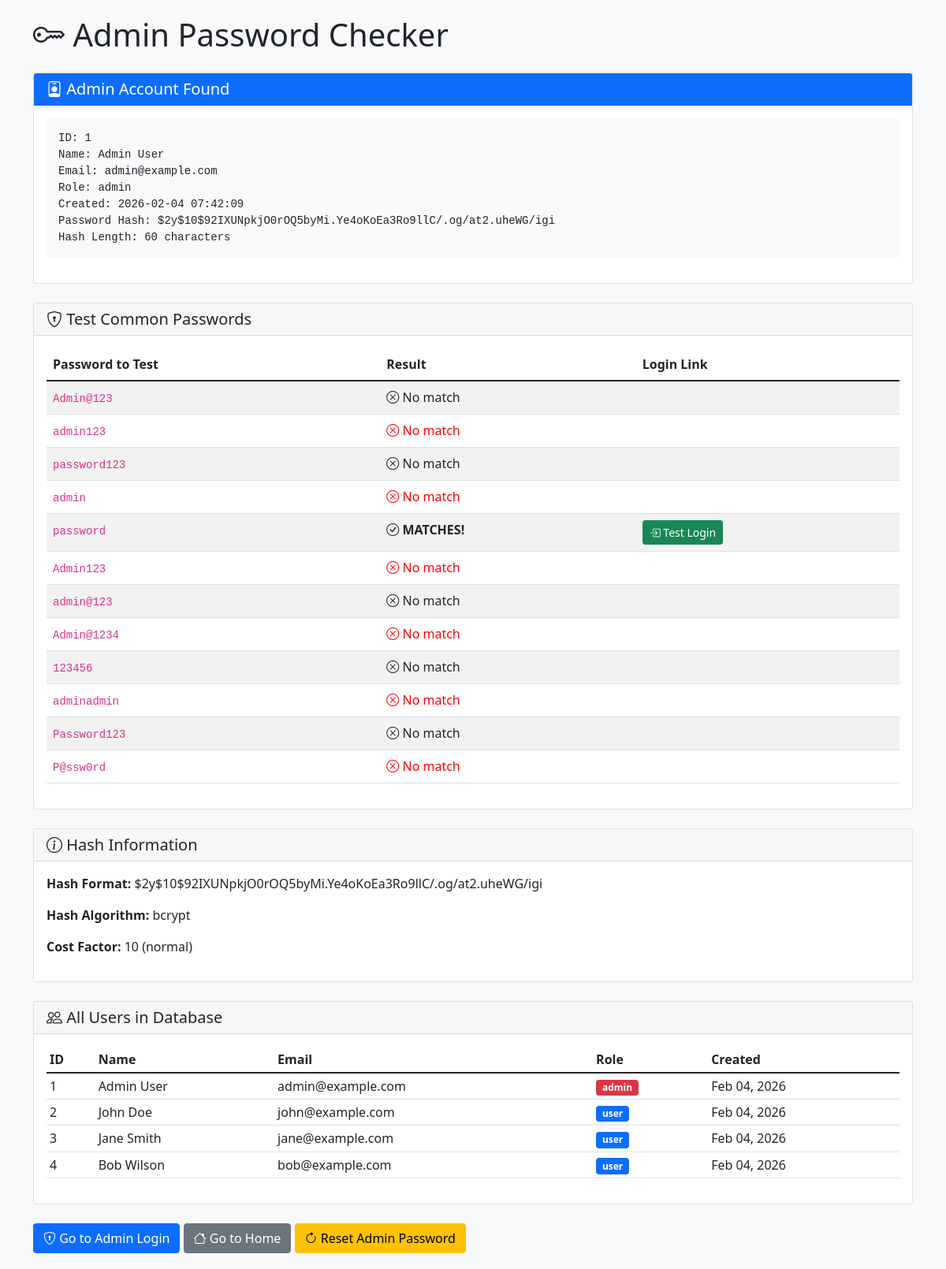
Screenshot of /check_admin_password.php with the database file from the repository.
### tables this page shows
CREATE TABLE users (
    id INT PRIMARY KEY AUTO_INCREMENT,
    name VARCHAR(100) NOT NULL,
    email VARCHAR(100) UNIQUE NOT NULL,
    password VARCHAR(255) NOT NULL,
    role ENUM('user', 'admin') DEFAULT 'user',
    created_at TIMESTAMP DEFAULT CURRENT_TIMESTAMP
);

### check_admin_password.php (the view, shortened to what this page needs)
<?php
$database = new Database();
$db = $database->getConnection();
echo "<!DOCTYPE html>
<html>
<head>
    <title>Check Admin Password</title>
    <link href='https://cdn.jsdelivr.net/npm/bootstrap@5.1.3/dist/css/bootstrap.min.css' rel='stylesheet'>
    <link rel='stylesheet' href='https://cdn.jsdelivr.net/npm/bootstrap-icons@1.8.1/font/bootstrap-icons.css'>
    <style>
        body { padding: 20px; background-color: #f8f9fa; }
        .match { color: green; font-weight: bold; }
        .nomatch { color: red; }
        pre { background: #f8f9fa; padding: 15px; border-radius: 5px; }
    </style>
</head>
<body>
    <div class='container'>
        <h1 class='mb-4'><i class='bi bi-key'></i> Admin Password Checker</h1>";
try {
    $query = "SELECT id, name, email, password, role, created_at FROM users WHERE email = 'admin@example.com'";
    $stmt = $db->query($query);
    if($stmt->rowCount() == 0) {
        echo "<div class='alert alert-danger'>
                <i class='bi bi-exclamation-triangle'></i> No admin account found with email: admin@example.com
              </div>";
        $all_admins = $db->query("SELECT email, role FROM users WHERE role = 'admin'")->fetchAll();
        if(count($all_admins) > 0) {
            echo "<div class='alert alert-info'>
                    <h5>Existing Admin Accounts:</h5>";
            foreach($all_admins as $admin) {
                echo "<p><strong>" . htmlspecialchars($admin['email']) . "</strong> - Role: " . $admin['role'] . "</p>";
            }
            echo "</div>";
        }
    } else {
        $admin = $stmt->fetch(PDO::FETCH_ASSOC);
        echo "<div class='card mb-4'>
                <div class='card-header bg-primary text-white'>
                    <h5 class='mb-0'><i class='bi bi-person-badge'></i> Admin Account Found</h5>
                </div>
                <div class='card-body'>
                    <pre>";
        echo "ID: " . $admin['id'] . "\n";
        echo "Name: " . htmlspecialchars($admin['name']) . "\n";
        echo "Email: " . htmlspecialchars($admin['email']) . "\n";
        echo "Role: " . $admin['role'] . "\n";
        echo "Created: " . $admin['created_at'] . "\n";
        echo "Password Hash: " . $admin['password'] . "\n";
        echo "Hash Length: " . strlen($admin['password']) . " characters\n";
        echo "</pre>
                </div>
            </div>";
        echo "<div class='card mb-4'>
                <div class='card-header'>
                    <h5 class='mb-0'><i class='bi bi-shield-lock'></i> Test Common Passwords</h5>
                </div>
                <div class='card-body'>";
        $test_passwords = [
            'Admin@123',
            'admin123',
            'password123',
            'admin',
            'password',
            'Admin123',
            'admin@123',
            'Admin@1234',
            '123456',
            'adminadmin',
            'Password123',
            'P@ssw0rd'
        ];
        echo "<table class='table table-striped'>
                <thead>
                    <tr>
                        <th>Password to Test</th>
                        <th>Result</th>
                        <th>Login Link</th>
                    </tr>
                </thead>
                <tbody>";
        foreach($test_passwords as $pwd) {
            $match = password_verify($pwd, $admin['password']);
            echo "<tr>
                    <td><code>$pwd</code></td>
                    <td class='" . ($match ? 'match' : 'nomatch') . "'>";
            echo $match ? '<i class="bi bi-check-circle"></i> MATCHES!' : '<i class="bi bi-x-circle"></i> No match';
            echo "</td>
                    <td>";
            if($match) {
                echo "<button class='btn btn-sm btn-success' onclick=\"testLogin('" . htmlspecialchars($admin['email']) . "', '$pwd')\">
                        <i class='bi bi-box-arrow-in-right'></i> Test Login
                      </button>";
            }
            echo "</td>
                  </tr>";
        }
        echo "</tbody></table>";
        echo "</div></div>";
        echo "<div class='card'>
                <div class='card-header'>
                    <h5 class='mb-0'><i class='bi bi-info-circle'></i> Hash Information</h5>
                </div>
                <div class='card-body'>
                    <p><strong>Hash Format:</strong> " . substr($admin['password'], 0, 60) . "</p>
                    <p><strong>Hash Algorithm:</strong> " . (strpos($admin['password'], '$2y$') === 0 ? 'bcrypt' : 'Unknown') . "</p>
                    <p><strong>Cost Factor:</strong> " . (strpos($admin['password'], '$2y$10$') === 0 ? '10 (normal)' : 'Unknown') . "</p>
                </div>
            </div>";
    }
    echo "<div class='card mt-4'>
            <div class='card-header'>
                <h5 class='mb-0'><i class='bi bi-people'></i> All Users in Database</h5>
            </div>
            <div class='card-body'>
                <div class='table-responsive'>
                    <table class='table table-sm'>
                        <thead>
                            <tr>
                                <th>ID</th>
                                <th>Name</th>
                                <th>Email</th>
                                <th>Role</th>
                                <th>Created</th>
                            </tr>
                        </thead>
                        <tbody>";
    $all_users = $db->query("SELECT * FROM users ORDER BY role DESC, id ASC")->fetchAll();
    foreach($all_users as $user) {
        $role_class = $user['role'] == 'admin' ? 'badge bg-danger' : 'badge bg-primary';
        echo "<tr>
                <td>{$user['id']}</td>
                <td>" . htmlspecialchars($user['name']) . "</td>
                <td>" . htmlspecialchars($user['email']) . "</td>
                <td><span class='$role_class'>{$user['role']}</span></td>
                <td>" . date('M d, Y', strtotime($user['created_at'])) . "</td>
              </tr>";
    }
    echo "</tbody></table></div></div></div>";
} catch(Exception $e) {
    echo "<div class='alert alert-danger'>Error: " . $e->getMessage() . "</div>";
}
echo "<div class='mt-4'>
        <a href='auth/admin_login.php' class='btn btn-primary'>
            <i class='bi bi-shield-lock'></i> Go to Admin Login
        </a>
        <a href='index.php' class='btn btn-secondary'>
            <i class='bi bi-house'></i> Go to Home
        </a>
        <button class='btn btn-warning' onclick='resetAdminPassword()'>
            <i class='bi bi-arrow-clockwise'></i> Reset Admin Password
        </button>
      </div>
    </div>
    <script>
    function testLogin(email, password) {
        alert('To test login:\\nEmail: ' + email + '\\nPassword: ' + password + '\\n\\nGo to admin login page and try these credentials.');
        window.open('auth/admin_login.php', '_blank');
    }
    function resetAdminPassword() {
        if(confirm('This will reset admin@example.com password to \"admin123\". Continue?')) {
            window.location.href = 'reset_password.php';
        }
    }
    </script>
</body>
</html>";
?>

### check_admin_password.php (style rules this page uses)
body { padding: 20px; background-color: #f8f9fa; }
.match { color: green; font-weight: bold; }
.nomatch { color: red; }
pre { background: #f8f9fa; padding: 15px; border-radius: 5px; }

### rows the page displays
users: id "1", name "Admin User", email "admin@example.com", role "admin", created_at "2026-02-04 07:42:09", password "$2y$10$92IXUNpkjO0rOQ5byMi.Ye4oKoEa3Ro9llC/.og/at2.uheWG/igi", password "60", created_at "Feb 04, 2026"
users: id "2", name "John Doe", email "john@example.com", role "user", created_at "Feb 04, 2026"
users: id "3", name "Jane Smith", email "jane@example.com", role "user", created_at "Feb 04, 2026"
users: id "4", name "Bob Wilson", email "bob@example.com", role "user", created_at "Feb 04, 2026"

### other values shown
$pwd "Admin@123"
$pwd "admin123"
$pwd "password123"
$pwd "admin"
$pwd "password"
$pwd "Admin123"
$pwd "admin@123"
$pwd "Admin@1234"
$pwd "123456"
$pwd "adminadmin"
$pwd "Password123"
$pwd "P@ssw0rd"
